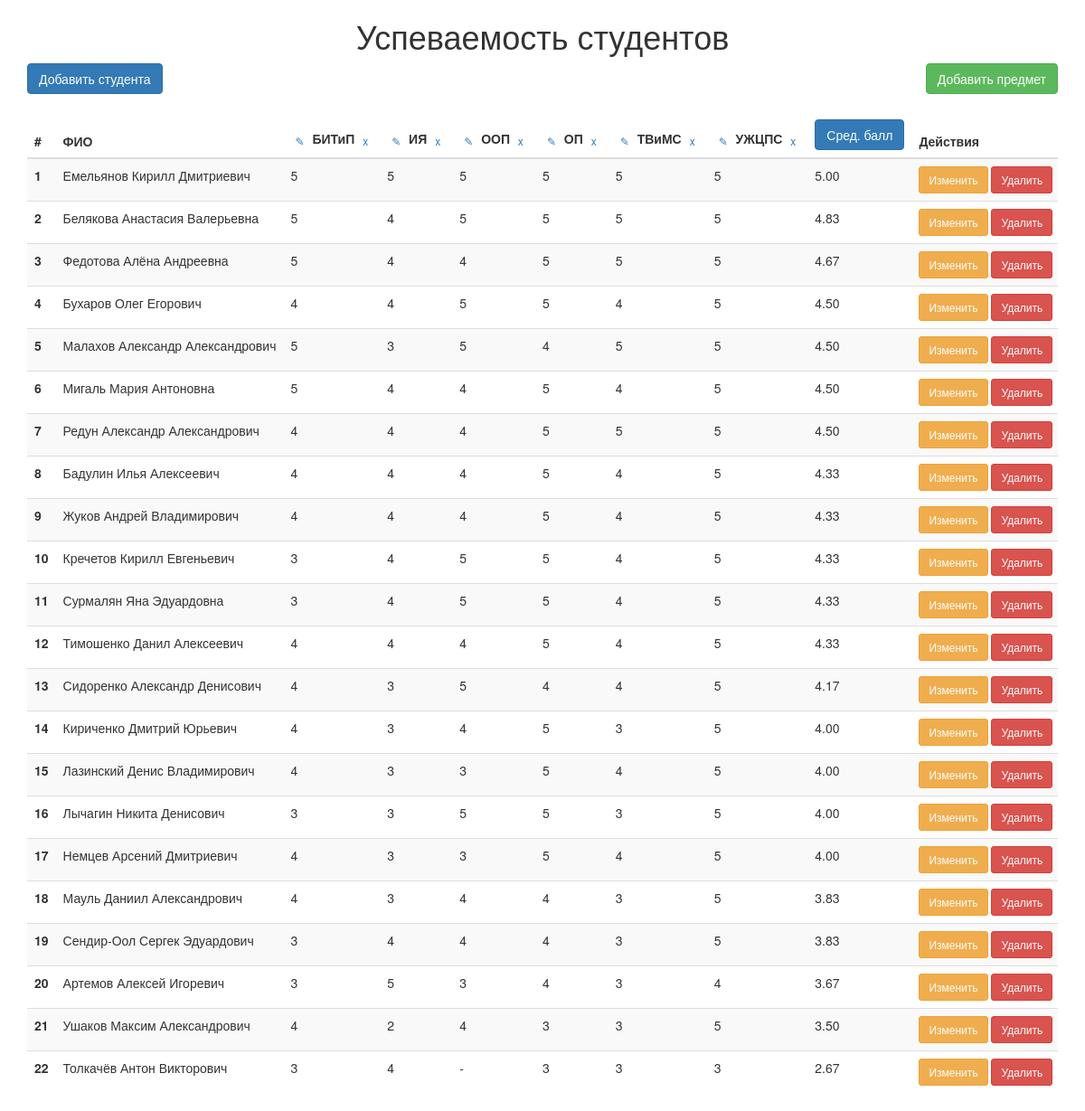
The app's page /?sort=best with its own data.
### students/models.py (models this page shows, shortened)
class Subject(models.Model):
    name = models.CharField(max_length=100)

class Student(models.Model):
    student_id = models.CharField(max_length=20)
    full_name = models.CharField(max_length=200)

### students/views.py (the view)
# urls.py: path('', views.IndexView.as_view(), name='index'),
class IndexView(TemplateView):
    template_name = "index.html"
    def get_context_data(self, **kwargs):
        context = super(IndexView, self).get_context_data(**kwargs)
        subjects = Subject.objects.all().order_by('name')
        students = Student.objects.all().order_by('full_name')
        student_grades = defaultdict(dict)
        for grade in Grade.objects.all():
            student_grades[grade.student][grade.subject] = grade.value
        student_statistics = []
        for student in students:
            scores = []
            for subject in subjects:
                score = student_grades.get(student, {}).get(subject)
                if score is not None:
                    if score.is_integer():
                        scores.append(f'{int(score)}')
                    else:
                        scores.append(f'{score:.1f}')
                else:
                    scores.append('-')
            total_subjects = Subject.objects.count()
            student_scores = [g.value for g in Grade.objects.filter(student=student)]
            if student_scores:
                avg = sum(student_scores) / total_subjects
                avg_display = f'{avg:.2f}'
            else:
                avg_display = '-'
            student_statistics.append({
                'student': student,
                'scores': scores,
                'average': avg_display
            })
        sort = self.request.GET.get('sort')
        if sort == 'best':
            student_statistics.sort(key=lambda x: float(x['average']) if x['average'] != '-' else -1, reverse=True)
        elif sort == 'worst':
            student_statistics.sort(key=lambda x: float(x['average']) if x['average'] != '-' else 999)
        context.update({
            'subjects': subjects,
            'student_statistics': student_statistics,
            'current_sort': self.request.GET.get('sort', 'default')
        })
        return context

### templates/index.html (shortened to what this page needs)
<!DOCTYPE html>
<html>
<head>
    <link rel="stylesheet" href="https://maxcdn.bootstrapcdn.com/bootstrap/3.3.4/css/bootstrap.min.css">
</head>
<body>
    <div style="width: 95%; margin: 0 auto; overflow-x: auto;">
        <h1 style="text-align:center;">Успеваемость студентов</h1>
        <div style="margin-bottom:20px;">
            <a href="{% url 'student_create' %}" class="btn btn-primary">Добавить студента</a>
            <a href="{% url 'subject_create' %}" class="btn btn-success" style="float: right;">Добавить предмет</a>
        </div>
        <table class="table table-striped">
            <thead>
                <tr>
                    <th>#</th>
                    <th>ФИО</th>
                    {% for subject in subjects %}
                        <th>
                            <a href="{% url 'subject_update' subject.pk %}" class="btn btn-xs">✎</a>
                            {{ subject.name|slice:":5" }}
                            <a href="{% url 'subject_delete' subject.pk %}" class="btn btn-xs">x</a>
                        </th>
                    {% endfor %}
                    <th>
                        <a href="?sort={% if current_sort == 'best' %}worst{% elif current_sort == 'worst' %}default{% else %}best{% endif %}" class="btn btn-primary">
                            Сред. балл
                        </a>
                    </th>
                    <th>Действия</th>
                </tr>
            </thead>
            <tbody>
                {% for statistics in student_statistics %}
                <tr>
                    <th scope="row">{{ forloop.counter }}</th>
                    <td>{{ statistics.student.full_name }}</td>
                    {% for score in statistics.scores %}
                        <td>{{ score }}</td>
                    {% endfor %}
                    <td>{{ statistics.average }}</td>
                    <td>
                        <a href="{% url 'student_update' statistics.student.pk %}" class="btn btn-warning btn-sm">Изменить</a>
                        <a href="{% url 'student_delete' statistics.student.pk %}" class="btn btn-danger btn-sm">Удалить</a>
                    </td>
                </tr>
                {% endfor %}
            </tbody>
        </table>
    </div>
</body>
</html>

### templates/index.html (style rules this page uses)
.table th, .table td { white-space: nowrap; padding: 8px 5px; vertical-align: middle; }
.btn-xs { padding: 0px 4px; }

### records on screen
Subject: name "БИТиП"
Subject: name "ИЯ"
Subject: name "ООП"
Subject: name "ОП"
Subject: name "ТВиМС"
Subject: name "УЖЦПС"
Student: student.full_name "Емельянов Кирилл Дмитриевич", scores "5" "5" "5" "5" "5" "5", average "5.00"
Student: student.full_name "Белякова Анастасия Валерьевна", scores "5" "4" "5" "5" "5" "5", average "4.83"
Student: student.full_name "Федотова Алёна Андреевна", scores "5" "4" "4" "5" "5" "5", average "4.67"
Student: student.full_name "Бухаров Олег Егорович", scores "4" "4" "5" "5" "4" "5", average "4.50"
Student: student.full_name "Малахов Александр Александрович", scores "5" "3" "5" "4" "5" "5", average "4.50"
Student: student.full_name "Мигаль Мария Антоновна", scores "5" "4" "4" "5" "4" "5", average "4.50"
Student: student.full_name "Редун Александр Александрович", scores "4" "4" "4" "5" "5" "5", average "4.50"
Student: student.full_name "Бадулин Илья Алексеевич", scores "4" "4" "4" "5" "4" "5", average "4.33"
Student: student.full_name "Жуков Андрей Владимирович", scores "4" "4" "4" "5" "4" "5", average "4.33"
Student: student.full_name "Кречетов Кирилл Евгеньевич", scores "3" "4" "5" "5" "4" "5", average "4.33"
Student: student.full_name "Сурмалян Яна Эдуардовна", scores "3" "4" "5" "5" "4" "5", average "4.33"
Student: student.full_name "Тимошенко Данил Алексеевич", scores "4" "4" "4" "5" "4" "5", average "4.33"
Student: student.full_name "Сидоренко Александр Денисович", scores "4" "3" "5" "4" "4" "5", average "4.17"
Student: student.full_name "Кириченко Дмитрий Юрьевич", scores "4" "3" "4" "5" "3" "5", average "4.00"
Student: student.full_name "Лазинский Денис Владимирович", scores "4" "3" "3" "5" "4" "5", average "4.00"
Student: student.full_name "Лычагин Никита Денисович", scores "3" "3" "5" "5" "3" "5", average "4.00"
Student: student.full_name "Немцев Арсений Дмитриевич", scores "4" "3" "3" "5" "4" "5", average "4.00"
Student: student.full_name "Мауль Даниил Александрович", scores "4" "3" "4" "4" "3" "5", average "3.83"
Student: student.full_name "Сендир-Оол Сергек Эдуардович", scores "3" "4" "4" "4" "3" "5", average "3.83"
Student: student.full_name "Артемов Алексей Игоревич", scores "3" "5" "3" "4" "3" "4", average "3.67"
Student: student.full_name "Ушаков Максим Александрович", scores "4" "2" "4" "3" "3" "5", average "3.50"
Student: student.full_name "Толкачёв Антон Викторович", scores "3" "4" "-" "3" "3" "3", average "2.67"
